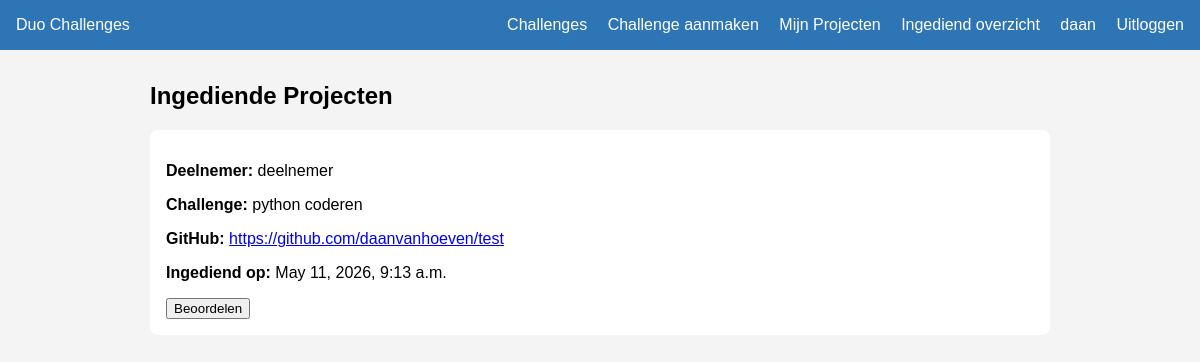
Before: /overzicht/ (signed in) with the older database file.
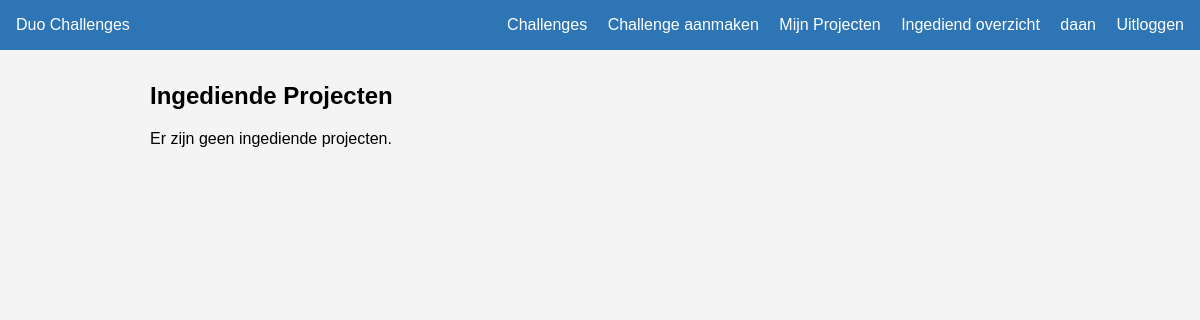
After: the same page with the newer database file.
### challenges/models.py (models this page shows, shortened)
class Project(models.Model):
    challenge = models.ForeignKey(Challenge, on_delete=models.CASCADE)
    deelnemer = models.ForeignKey(
        User,
        on_delete=models.CASCADE,
        related_name='projecten'
    )
    partner = models.ForeignKey(
        User,
        on_delete=models.SET_NULL,
        null=True,
        blank=True,
        related_name='partner_projecten'
    )
    github_link = models.URLField()
    beschrijving = models.TextField(blank=True)
    status = models.CharField(
        max_length=20,
        choices=[
            ('bezig', 'Bezig'),
            ('ingediend', 'Ingediend'),
            ('goedgekeurd', 'Goedgekeurd'),
            ('afgekeurd', 'Afgekeurd'),
        ],
        default='bezig'
    )
    feedback = models.TextField(blank=True, null=True)
    ingediend_op = models.DateTimeField(null=True, blank=True)

class Challenge(models.Model):
    titel = models.CharField(max_length=200)
    omschrijving = models.TextField()
    discipline_een = models.ForeignKey(
        Discipline,
        on_delete=models.CASCADE,
        related_name='challenges_een'
    )
    discipline_twee = models.ForeignKey(
        Discipline,
        on_delete=models.CASCADE,
        related_name='challenges_twee'
    )
    aangemaakt_door = models.ForeignKey(
        User,
        on_delete=models.SET_NULL,
        null=True
    )
    aangemaakt_op = models.DateTimeField(auto_now_add=True)

### challenges/views.py (the view)
# urls.py: path('overzicht/', views.overzicht_ingediend, name='overzicht_ingediend'),
@login_required(login_url='login')
def overzicht_ingediend(request):
    try:
        profiel = Profiel.objects.get(user=request.user)
    except Profiel.DoesNotExist:
        return redirect('challenges_lijst')
    if profiel.rol != 'begeleider':
        return redirect('challenges_lijst')
    projecten = Project.objects.filter(status='ingediend')
    return render(request, 'overzicht_ingediend.html', {'projecten': projecten})

### challenges/templates/overzicht_ingediend.html
{% extends 'base.html' %}
{% block content %}
    <h2>Ingediende Projecten</h2>
    {% for project in projecten %}
        <div style="background: white; padding: 1rem; margin-bottom: 1rem; border-radius: 8px;">
            <p><strong>Deelnemer:</strong> {{ project.deelnemer.username }}</p>
            <p><strong>Challenge:</strong> {{ project.challenge.titel }}</p>
            <p><strong>GitHub:</strong> <a href="{{ project.github_link }}" target="_blank">{{ project.github_link }}</a></p>
            <p><strong>Ingediend op:</strong> {{ project.ingediend_op }}</p>
            <a href="{% url 'beoordelen' project.id %}">
                <button>Beoordelen</button>
            </a>
        </div>
    {% empty %}
        <p>Er zijn geen ingediende projecten.</p>
    {% endfor %}
{% endblock %}

Changed rows visible on the page:
removed Project: deelnemer.username "deelnemer", challenge.titel "python coderen", github_link "https://github.com/daanvanhoeven/test", ingediend_op "May 11, 2026, 9:13 a.m."
Other visible differences:
text now shown: "Er zijn geen ingediende projecten."
